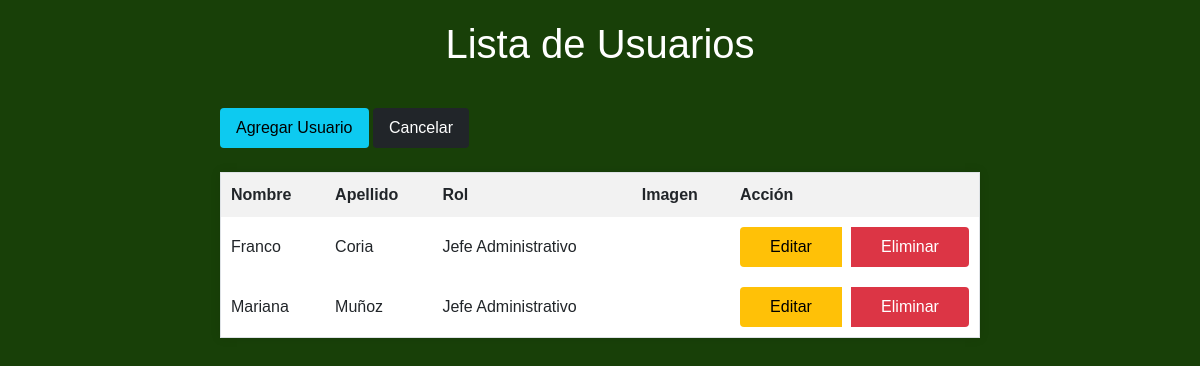
/administrador/empleados/ (signed in), run on the app's committed database.
### empleados/models.py (models this page shows, shortened)
class Empleado(models.Model):
    nombre=models.CharField(max_length=50)
    apellido=models.CharField(max_length=50)
    categorias=models.ForeignKey(CategoriaEmpleado, on_delete=models.CASCADE, default=1) # Establecemos relacion con Categoria
    imagen=models.ImageField(upload_to="empleado", null=False, blank=False, default="empleado/imagen_admin.png")
    created=models.DateTimeField(auto_now_add=True)
    updated=models.DateTimeField(auto_now_add=True)
    class Meta:
        verbose_name='empleado'
        verbose_name_plural='empleados'

class CategoriaEmpleado(models.Model):
    nombre=models.CharField(max_length=50)
    created=models.DateTimeField(auto_now_add=True)
    updated=models.DateTimeField(auto_now_add=True)
    class Meta:
        verbose_name='categoria'
        verbose_name_plural='categorias'
    def __str__(self):
        return self.nombre

### administrador/permissions.py (the view)
        def _wrapped_view(request, *args, **kwargs):
            if request.user.has_perm(permission):
                return view_func(request, *args, **kwargs)
            else:
                return HttpResponseRedirect(reverse(redirect_url))

### administrador/permissions.py (called while the page is built)
def custom_permission_required(permission, redirect_url, raise_exception=False):
    def decorator(view_func):
        def _wrapped_view(request, *args, **kwargs):
            if request.user.has_perm(permission):
                return view_func(request, *args, **kwargs)
            else:
                return HttpResponseRedirect(reverse(redirect_url))
        return _wrapped_view
    return decorator

### administrador/views.py (called while the page is built)
@custom_permission_required("auth.view_empleado", redirect_url='administrador:permisoDenegado')
def empleados(request):
    empleados = Empleado.objects.all()
    return render(request, 'empleado/empleados.html', {'empleados': empleados})

### administrador/templates/empleado/empleados.html (shortened to what this page needs)
<!DOCTYPE html>
<html lang="en">
<head>
    <link href="https://cdn.jsdelivr.net/npm/bootstrap@5.3.1/dist/css/bootstrap.min.css" rel="stylesheet">
</head>
<body>
    <h1>Lista de Usuarios</h1>
    <div class="container">
        <td >
            <a href="{% url 'administrador:empleadosAdd' %}" class="btn btn-info">Agregar Usuario</a>
            <a href="{% url 'inicio:inicio' %}" class="btn btn-dark">Cancelar</a><br><br>
        </td>
        <table>
            <tr>
                <th>Nombre</th>
                <th>Apellido</th>
                <th>Rol</th>
                <th>Imagen</th>
                <th>Acción</th>
            </tr>
            {% for empleado in empleados %}
            <tr>
                <strong>
                    <td>{{ empleado.nombre }}</td>
                    <td>{{ empleado.apellido }}</td>
                    <td>{{ empleado.categorias }}</td>
                    <td><img src="{{ empleado.imagen.url }}" alt="" class="card-img-top img-fluid" style="max-width: 100px;"></td>
                    <td class="btn-group">
                        <a href="{% url 'administrador:empleadosEdit' empleado.id %}" class="btn btn-warning">Editar</a>
                        <a href="{% url 'administrador:empleadosDelet' empleado.id %}" class="btn btn-danger">Eliminar</a>
                    </td>
                </strong>
            </tr>
            {% endfor %}
        </table>
    </div>
</body>
</html>

### administrador/templates/empleado/empleados.html (style rules this page uses)
body { font-family: Arial, sans-serif; margin: 0; padding: 0; background-color: rgba(24, 64, 8); }
h1 { text-align: center; padding: 20px 0; background-color: rgba(24, 64, 8); color: white; margin: 0; }
a { text-decoration: none; color: #007bff; }
.container { max-width: 800px; margin: 0 auto; padding: 20px; }
table { width: 100%; border-collapse: collapse; border: 1px solid #dee2e6; background-color: white; box-shadow: 0px 0px 10px rgba(0, 0, 0, 0.1); }
th, td { padding: 10px; text-align: left; }
th { background-color: #f2f2f2; font-weight: bold; }
.btn-group { display: flex; gap: 10px; }
.btn { padding: 8px 16px; border: none; border-radius: 4px; cursor: pointer; }

### data on the page
Empleado: nombre "Franco", apellido "Coria", categorias "Jefe Administrativo"
Empleado: nombre "Mariana", apellido "Muñoz", categorias "Jefe Administrativo"
